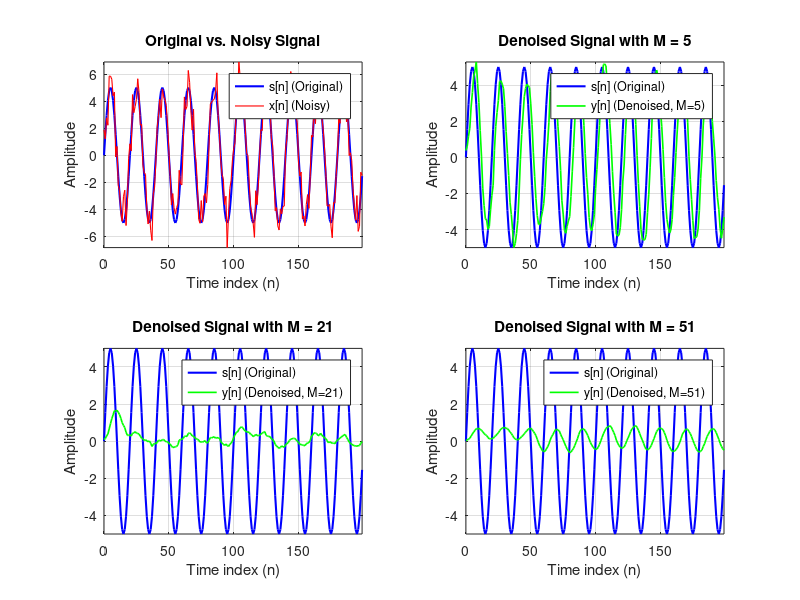

Source code (MATLAB): (Note: this script raises an error after producing the figure.)
%% Part (b): Generate Sine Wave and its Noisy Version

% --- Signal Parameters ---
N = 200;         % Number of samples
w0 = pi/10;      % Angular frequency of the sine wave
n = 0:N-1;       % Time index vector

% --- Generate Signals ---
s = 5 * sin(w0 * n);          % Original sine wave
w = randn(1, N);              % Gaussian white noise (mean=0, variance=1)
x = s + w;                    % Noisy signal

% --- Plotting ---
figure('Name', 'Time-Domain Analysis', 'NumberTitle', 'off');

% First tile: Plot original and noisy signals
subplot(2, 2, 1);
plot(n, s, 'b-', 'LineWidth', 1.5);
hold on;
plot(n, x, 'r-', 'LineWidth', 0.8);
hold off;
title('Original vs. Noisy Signal');
xlabel('Time index (n)');
ylabel('Amplitude');
legend('s[n] (Original)', 'x[n] (Noisy)');
grid on;
axis tight;

%% Part (c): Filter the Signal with Moving Average Filter

M_values = [5, 21, 51]; % Filter orders
denoised_signals = cell(1, length(M_values)); % Store results

for i = 1:length(M_values)
    M = M_values(i);
    
    % Define the impulse response (the filter)
    h = (1/M) * ones(1, M);
    
    % Filter the noisy signal using convolution
    % Using 'full' as requested. The output length will be N + M - 1.
    y = conv(x, h, 'full');
    
    % Store the first N samples for plotting and DTFT analysis
    denoised_signals{i} = y(1:N);
    
    % Plot in the remaining 3 tiles
    subplot(2, 2, i + 1);
    plot(n, s, 'b-', 'LineWidth', 1.5);
    hold on;
    plot(n, denoised_signals{i}, 'g-', 'LineWidth', 1.2);
    hold off;
    title(['Denoised Signal with M = ', num2str(M)]);
    xlabel('Time index (n)');
    ylabel('Amplitude');
    legend('s[n] (Original)', ['y[n] (Denoised, M=', num2str(M),')']);
    grid on;
    axis tight;
end

%% Part (e): DTFT Analysis

% --- Frequency Vector ---
% Define a high-resolution frequency vector for smooth plots
f = -0.5:0.001:0.5;

% --- Create a new figure for frequency-domain plots ---
figure('Name', 'Frequency-Domain (DTFT) Analysis', 'NumberTitle', 'off');

% --- DTFT of the Noisy Signal ---
X = dtft(n, x, f);
subplot(2, 2, 1);
plot(f, abs(X), 'r-');
title('DTFT of Noisy Signal x[n]');
xlabel('Normalized Frequency (f)');
ylabel('|X(f)|');
grid on;
axis tight;

% --- DTFT of the Denoised Signals ---
for i = 1:length(M_values)
    M = M_values(i);
    y_denoised = denoised_signals{i};
    
    % Calculate DTFT
    Y = dtft(n, y_denoised, f);
    
    % Plot
    subplot(2, 2, i + 1);
    plot(f, abs(Y), 'g-');
    title(['DTFT of Denoised Signal, M = ', num2str(M)]);
    xlabel('Normalized Frequency (f)');
    ylabel('|Y(f)|');
    grid on;
    axis tight;
end

function X = dtft(n, x, f)
    % Evaluates the discrete-time Fourier transform of a given signal
    % n - vector of time indices where the signal is defined
    % x - discrete-time signal vector
    % f - vector of frequency values where DTFT is computed
    % X - complex vector of Fourier domain values
    
    % Ensure f is a column vector for matrix multiplication
    f = f(:);
    
    % Create a matrix of complex exponentials
    % Each row corresponds to a frequency in f
    % Each column corresponds to a time index in n
    exp_matrix = exp(-1j * 2 * pi * f * n);
    
    % Compute the DTFT via matrix-vector multiplication
    X = exp_matrix * x(:);
end
